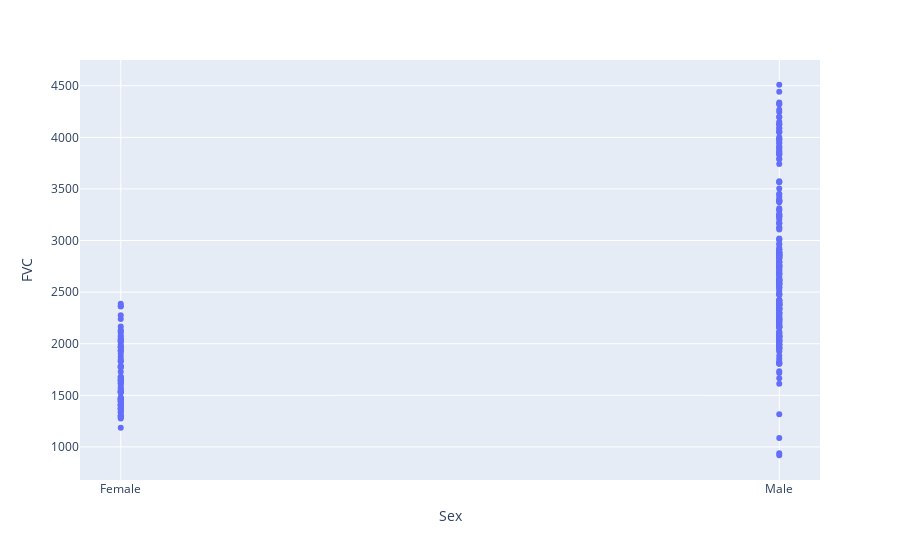

The notebook cell this image was saved under:
### Code cell
fig = px.scatter(test, x="Sex", y ="FVC")
fig.show()

### Figure 1 — Plotly figure (JSON) as saved in the notebook; plotly's stock layout.template omitted (floating-point values rounded to 4 significant figures; data arrays with more than 128 entries replaced by an {"elided": "..."} marker saying what was removed)
{"data": [{"hovertemplate": "Sex=%{x}<br>FVC=%{y}<extra></extra>", "legendgroup": "", "marker": {"color": "#636efa", "symbol": "circle"}, "mode": "markers", "name": "", "orientation": "v", "showlegend": false, "type": "scatter", "x": {"elided": "312 str values"}, "xaxis": "x", "y": {"elided": "312 int values"}, "yaxis": "y"}], "layout": {"legend": {"tracegroupgap": 0}, "margin": {"t": 60}, "xaxis": {"anchor": "y", "domain": [0, 1], "title": {"text": "Sex"}}, "yaxis": {"anchor": "x", "domain": [0, 1], "title": {"text": "FVC"}}}}
